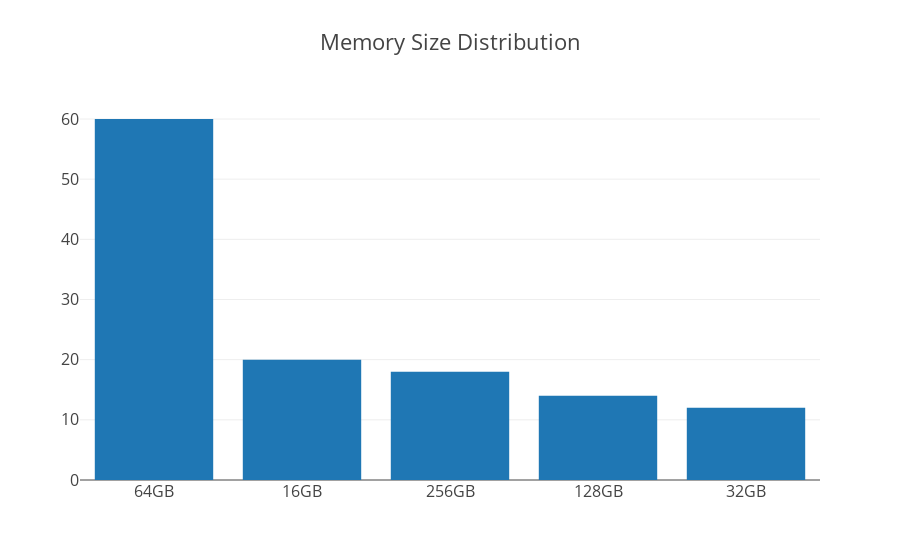

Here is the notebook cell this chart was saved with:
### Code cell
data_size = [go.Bar(
            x=size_str,
            y=list(size)
    )]

iplot({'data':data_size, 'layout':{'title': 'Memory Size Distribution',
                          'font': dict(size=16)}}, filename='basic-bar')

### Figure 1 — Plotly figure (JSON) as saved in the notebook; plotly's stock layout.template omitted (floating-point values rounded to 4 significant figures)
{"data": [{"type": "bar", "uid": "d2401e58-c684-11e8-8cb1-6a000073fc60", "x": ["64GB", "16GB", "256GB", "128GB", "32GB"], "y": [60, 20, 18, 14, 12]}], "layout": {"font": {"size": 16}, "title": "Memory Size Distribution"}}
